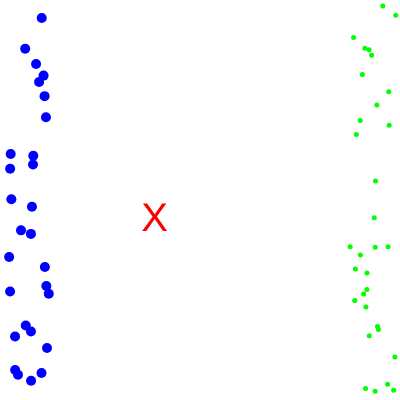
Frame 1 (no input)
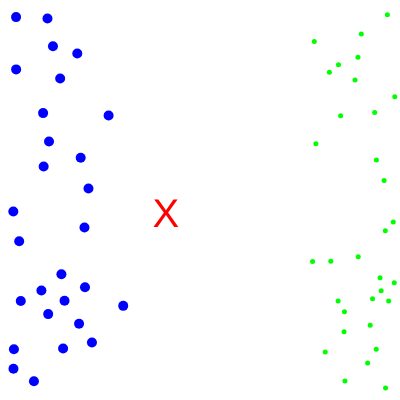
Frame 60 (no input)
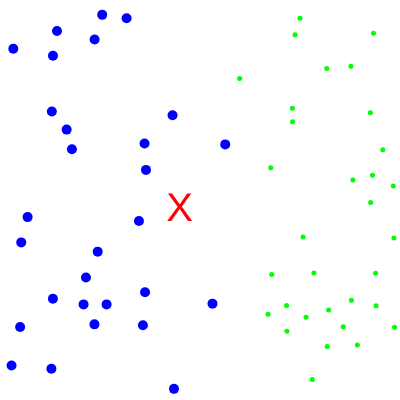
Frame 120 (the mouse pressed at the canvas centre since frame 60)

The p5.js sketch that drew these frames (run headless with seeded random() and noise() and a simulated clock; from frame 60 on, the mouse is pressed at the canvas centre):

// p5.js sketch
// ── sketch.js
const TOTAL_MOLECULES = 60;
const WIDTH = 400;
const MAX_STARTING_VEL = 2;
const molecules = [];

// Parte do código será baseado na implementação de colisão de círculos daqui:
// https://editor.p5js.org/hanxyn888@gmail.com/sketches/H4R1jmHf-

function setup() {
  createCanvas(WIDTH, WIDTH);
  for (var i = 0; i < TOTAL_MOLECULES; i++) {
    newMolecule();
  }
}

function getRandomInt(max) {
  return Math.floor(Math.random() * max);
}

function randomForce() {
  return createVector(Math.random() * MAX_STARTING_VEL - MAX_STARTING_VEL / 2,
    Math.random() * MAX_STARTING_VEL - MAX_STARTING_VEL / 2);
}


function newMolecule() {
  const type = getRandomInt(2);
  var x = getRandomInt(WIDTH / 8);
  if (type == 1) x += 7 * WIDTH / 8;
  const y = getRandomInt(WIDTH);
  return newMoleculeOfType(x, y, type);
}

function newMoleculeOfType(x, y, type) {
  const molecule = new Molecule(x, y, type, randomForce());
  molecules.push(molecule);
}

function moveMolecule(molecule) {
  molecule.update();
  for (var other of molecules) {
    if (other != molecule) {
      molecule.collideCircle(other);
    }
  }
}

function mousePressed() {
  newMoleculeOfType(mouseX, mouseY, 0);
}

function keyPressed() {
  newMoleculeOfType(mouseX, mouseY, 1);
}

function drawMolecule(molecule) {
  molecule.show();
}

function drawCenter(base) {
  textSize(40);
  fill(color(255, 0, 0));
  textAlign(CENTER, CENTER);
  // desafio: colocar x e y arredodado no print
  text('X', base.x, base.y);
}

function draw() {
  molecules.forEach(moveMolecule);
  // desafio: function Molecules
  let massXSum = 0,
    massYSum = 0;
  let totalMass = 0;
  for (var molecule of molecules) {
    massXSum += molecule.pos.x * molecule.mass;
    massYSum += molecule.pos.y * molecule.mass;
    totalMass += molecule.mass;
  }
  let massX = massXSum / totalMass;
  let massY = massYSum / totalMass;

  background(color(255, 255, 255));
  drawCenter(createVector(massX, massY));
  molecules.forEach(drawMolecule);
}
// ── molecule.js
function massFor(type) {
  if(type==0) return 10;
  return 5;
}

function Molecule(x, y, type, f) {
  this.pos = createVector(x, y);
  this.vel = createVector(f.x, f.y);
  //this.acc = createVector(f.x, f.y); // desafio: da pra copiar?
  this.type = type;
  this.rad = massFor(type);
  this.mass = massFor(type);
  this.show = function() {
    // desafio: push e pop
    fill(this.color());
    noStroke();
    circle(this.pos.x, this.pos.y, this.rad);
  };
  
  this.color =function() {
    // desafio: cache
    if(type==0) return color(0,0,255);
    return color(0,255,0);
  };

  this.update = function() {
    this.edges();
    // desafio: pq limite de velocidade?
    this.vel.limit(12.5);
    this.pos.add(this.vel);
  };

  this.edges = function() {
    if (this.pos.y < this.rad) {
      this.pos.y = this.rad;
      this.vel.y *= -1;
    }
    if (this.pos.y > height - this.rad) {
      this.pos.y = height - this.rad;
      this.vel.y *= -1;
    }
    if (this.pos.x < this.rad) {
      this.pos.x = this.rad;
      this.vel.x *= -1;
    }
    if (this.pos.x > width - this.rad) {
      this.pos.x = width - this.rad;
      this.vel.x *= -1;
    }
  };

  this.collideCircle = function(other) {
    var distance = sqrt(((this.pos.x - other.pos.x) * (this.pos.x - other.pos.x)) + ((this.pos.y - other.pos.y) * (this.pos.y - other.pos.y)));
    if (distance < this.rad + other.rad) {
      resolveCollision(this, other);
    }
  };
}


// Modified code to suit this project

function rotateVel(velocity, angle) {
  var rotatedVelocities = {
    x: velocity.x * cos(angle) - velocity.y * sin(angle),
    y: velocity.x * sin(angle) + velocity.y * cos(angle)
  };

  rotatedVelocities = createVector(rotatedVelocities.x, rotatedVelocities.y);

  return rotatedVelocities;
}

/**
 * Swaps out two colliding particles' x and y velocities after running through
 * an elastic collision reaction equation
 *
 * @param  Object | particle      | A particle object with x and y coordinates, plus velocity
 * @param  Object | otherParticle | A particle object with x and y coordinates, plus velocity
 * @return Null | Does not return a value
 */

function resolveCollision(particle, otherParticle) {
  const xVelocityDiff = particle.vel.x - otherParticle.vel.x;
  const yVelocityDiff = particle.vel.y - otherParticle.vel.y;

  const xDist = otherParticle.pos.x - particle.pos.x;
  const yDist = otherParticle.pos.y - particle.pos.y;

  // Prevent accidental overlap of particles
  if (xVelocityDiff * xDist + yVelocityDiff * yDist >= 0) {

    // Grab angle between the two colliding particles
    const angle = -atan2(otherParticle.pos.y - particle.pos.y, otherParticle.pos.x - particle.pos.x);

    // Store mass in var for better readability in collision equation
    const m1 = particle.mass;
    const m2 = otherParticle.mass;

    // Velocity before equation
    const u1 = rotateVel(particle.vel, angle);
    const u2 = rotateVel(otherParticle.vel, angle);

    // DESAFIO: TEM UM BUG NA UTILIZACAO DA MASSA? PQ ESTA ACELERANDO MASSAS DISTINTAS
    // Velocity after 1d collision equation
    var v1 = {
      x: u1.x * (m1 - m2) / (m1 + m2) + u2.x * 2 * m2 / (m1 + m2),
      y: u1.y
    };
    v1 = createVector(v1.x, v1.y);
    var v2 = {
      x: u2.x * (m1 - m2) / (m1 + m2) + u1.x * 2 * m2 / (m1 + m2),
      y: u2.y
    };
    v2 = createVector(v2.x, v2.y);

    // Final velocity after rotating axis back to original location
    const vFinal1 = rotateVel(v1, -angle);
    const vFinal2 = rotateVel(v2, -angle);

    // Swap particle velocities for realistic bounce effect
    particle.vel.x = vFinal1.x;
    particle.vel.y = vFinal1.y;

    otherParticle.vel.x = vFinal2.x;
    otherParticle.vel.y = vFinal2.y;
  }
}
